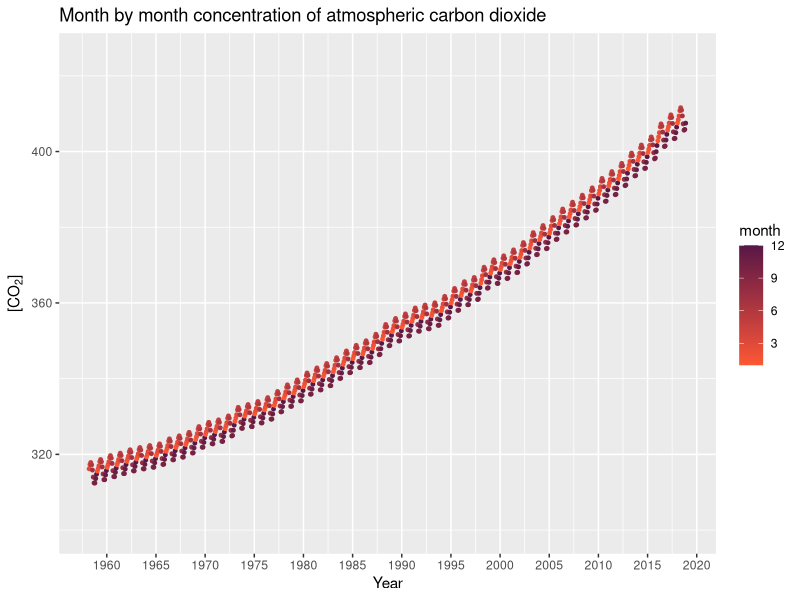
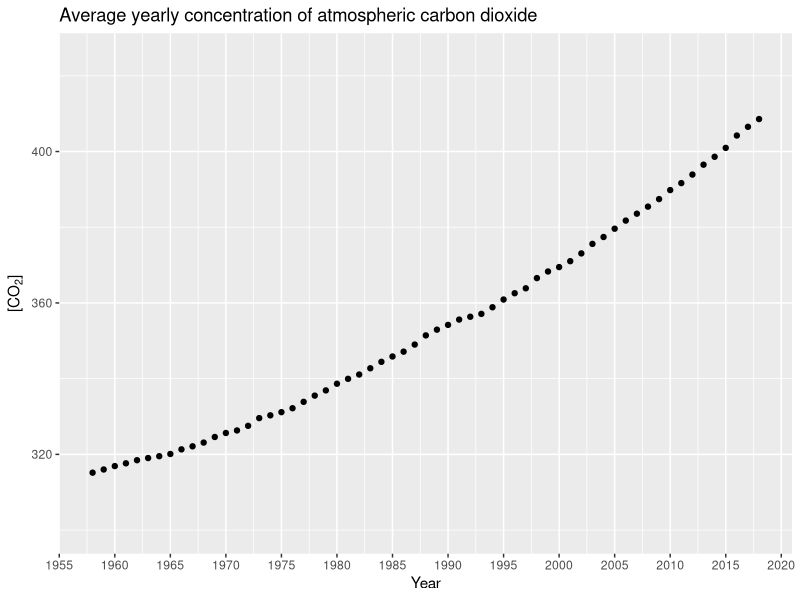
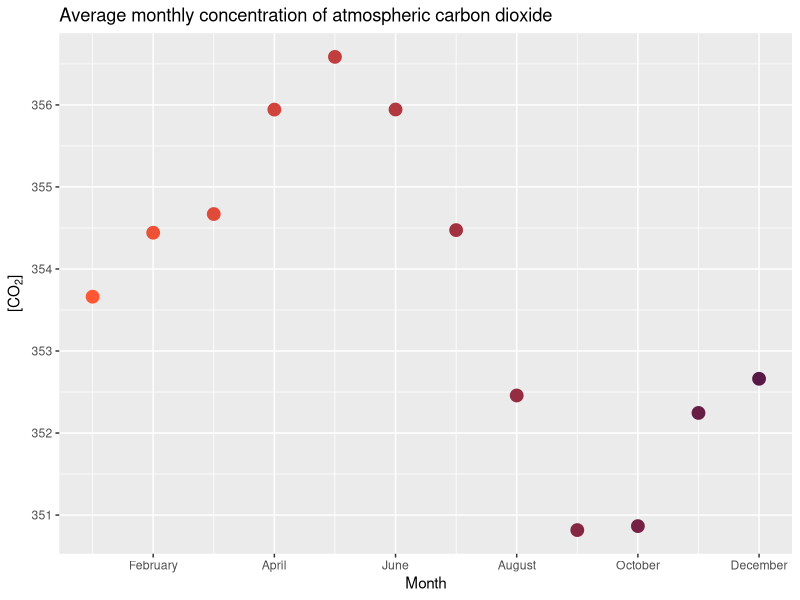

Here is the R script that generated these plots, in order:
## ---- chunk 1
# rcnorm function
rcnorm <- function(nsamp, mean = 0, sd = 1, nclip = 2) {
  # create an empty vector with a length of nsamp
  dist <- vector("numeric", nsamp)
  
  # repeat for every index of dist
  for (i in seq_along(dist)){
    
    # to each index in dist: assign a number from a normal distribution with the gived mean and sd
    dist[i] <- rnorm(n = 1, mean = mean, sd = sd)
    
    # keep resampling the value at index i if it does not fall within nclip standard deviations from the mean
    while (dist[i] < (mean - sd * nclip) || dist[i] > (mean + sd * nclip))
	    dist[i] <- rnorm(n = 1, mean = mean, sd = sd)
  }
  
  # return dist
  return(dist)
}

## ---- chunk 2
keelingData <- read.table("problem set 1/keeling.txt", header = TRUE, sep = ",")

# removing negative numbers from co2_fit
keelingData[keelingData$co2_fit < 0, "co2_fit"] <- NaN
## ---- chunk 3
# load the ggplot2 library (for plotting)
library(ggplot2)

plot <- ggplot(keelingData, aes(date_float, co2_fit)) + 
  geom_point(aes(color = month), size = 1) + 
  scale_x_continuous(name="Year", breaks = seq(1950, 2020, 5)) +
  scale_y_continuous(name=expression("[CO"["2"]*"]"), limits = c(300, 425)) +
  scale_color_gradient(low = "#FF5733", high = "#581845") +
  ggtitle("Month by month concentration of atmospheric carbon dioxide")

plot
## ---- chunk 4
# create list of unique years
years <- unique(keelingData$year)

# create empty vector for yearly means
yearlyMeans <- vector("numeric", length(years))

# loop over unique values in year and add means to yearlyMeans list
for (i in seq_along(yearlyMeans)){
  yearlyMeans[i] = mean(keelingData[keelingData$year == years[i], "co2_fit"], na.rm = TRUE)
}

# create yearly means dataframe
yearlyMeansDF <- data.frame(year = years, co2_fit_avg = yearlyMeans)

# plot the data
plot <- ggplot(yearlyMeansDF, aes(year, co2_fit_avg)) + 
  geom_point() +
  scale_x_continuous(name="Year", breaks = seq(1950, 2020, 5)) +
  scale_y_continuous(name=expression("[CO"["2"]*"]"), limits = c(300, 425)) +
  ggtitle("Average yearly concentration of atmospheric carbon dioxide")

plot
## ---- chunk 5
# create list of unique months
months <- unique(keelingData$month)

# create empty vector for monthly means
monthlyMeans <- vector("numeric", length(months))

# loop over unique values in month and add means to monthlyMeans list
for (i in seq_along(monthlyMeans)){
  monthlyMeans[i] = mean(keelingData[keelingData$month == months[i], "co2_fit"], na.rm = TRUE)
}

# create monthly means dataframe
monthlyMeansDF <- data.frame(month = months, co2_fit_avg = monthlyMeans)

# plot the data
plot <- ggplot(monthlyMeansDF, aes(month, co2_fit_avg)) + 
  geom_point(aes(color = month), size = 4) +
  scale_x_continuous(name="Month", breaks = seq(0,12,2), labels = c("", "February", "April", "June", "August", "October", "December")) +
  scale_y_continuous(name=expression("[CO"["2"]*"]")) +
  scale_color_gradient(low = "#FF5733", high = "#581845") +
  theme(legend.position = "none") +
  ggtitle("Average monthly concentration of atmospheric carbon dioxide")

plot
